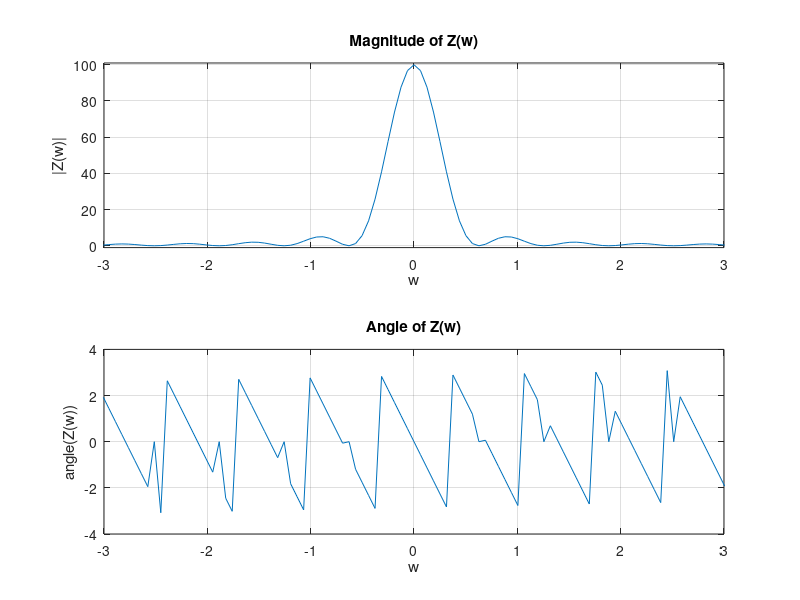

Reproduce this figure in MATLAB. (Note: this script raises an error after producing the figure.)
% Problem A.1

N = 100;
PulseWidth = 10;
t = 0:(N-1);
x = [ones(1, PulseWidth), zeros(1, N-PulseWidth)];
u = @(t) 1.0 .* (t >= 0);
z = @(t) t .* u(t) - 2 .* (t - 10) .* u(t - 10) + (t - 20) .* u(t - 20);

figure(1);
subplot(2, 1, 1);
stairs(t, x);
title("x(t) = u(t) - u(t-10)");
xlabel('t');
ylabel('x(t)');
grid on;
axis([-2, 25, -0.1, 1.1]);

subplot(2, 1, 2);
plot(t, z(t));
title("z(t) = x(t) * x(t)");
xlabel('t');
ylabel('z(t)');
grid on;
axis([-2, 25, -0.1, 10.1]);


% Problem A.2

N = 100;
PusleWidth = 10;
x = [ones(1, PusleWidth), zeros(1, N-PusleWidth)];
X = fft(x);
Z = (X.*X);

% Problem A.3 

N = 100;
PulseWidth = 10;
x = [ones(1, PulseWidth), zeros(1, N - PulseWidth)];
X = fft(x);
f = (-(N / 2):(N / 2) - 1) * (1 / N);
w = 2 * pi * f;
Z = X .* X;

figure(1);
subplot(2, 1, 1);
plot(w, fftshift(abs(Z)));
title("Magnitude of Z(w)");
xlabel('w');
ylabel('|Z(w)|');
grid on;
axis([-3, 3, -1, 101]);

subplot(2, 1, 2);
plot(w, fftshift(angle(Z)));
title("Angle of Z(w)");
xlabel('w');
ylabel('angle(Z(w))');
grid on;
axis([-3, 3, -4, 4]);


% Problem A.4
N = 100;
PulseWidth = 10;
t = 0:1:(N-1);
x = [ones(1, PulseWidth), zeros(1, N - PulseWidth)];
t_conv = 0:(2 * N - 2);
X = fft(x);
Z = X .* X;

z_tdFunc = conv(x, x);
z_tdFunc = z_tdFunc(1:2*N-1); % Ensure correct length
z_fdFunc = ifft(Z, 'symmetric');

figure(1);
subplot(2, 1, 1);
plot(t_conv, z_tdFunc);
title("z(t) computed using time-domain MATLAB operations");
xlabel('t');
ylabel('z(t)');
grid on;
axis([-5, 20, -0.1, 10.1]);

subplot(2, 1, 2);
plot(t, z_fdFunc(1:N));
title("z(t) computed using frequency-domain MATLAB operations");
xlabel('t');
ylabel('z(t)');
grid on;
axis([-5, 20, -0.1, 10.1]);

% Problem A.5
PulseWidth = 10;
x_width10 = [ones(1, PulseWidth), zeros(1, N - PulseWidth)];
X_width10 = fft(x_width10);

figure(1);
subplot(2, 1, 1);
plot(w, fftshift(abs(X_width10)));
title("Magnitude of X_{width=10}(w)");
xlabel('w');
ylabel('|X_{width=10}(w)|');
grid on;
axis([-3, 3, -0.1, 10.1]);

subplot(2, 1, 2);
plot(w, fftshift(angle(X_width10)));
title("Angle of X_{width=10}(w)");
xlabel('w');
ylabel('angle(X_{width=5}(10))');
grid on;
axis([-3, 3, -3, 3]);


PulseWidth = 5;
x_width5 = [ones(1, PulseWidth), zeros(1, N - PulseWidth)];
X_width5 = fft(x_width5);

figure(2);
subplot(2, 1, 1);
plot(w, fftshift(abs(X_width5)));
title("Magnitude of X_{width=5}(w)");
xlabel('w');
ylabel('|X_{width=5}(w)|');
grid on;
axis([-3, 3, -0.1, 5.1]);

subplot(2, 1, 2);
plot(w, fftshift(angle(X_width5)));
title("Angle of X_{width=5}(w)");
xlabel('w');
ylabel('angle(X_{width=5}(w))');
grid on;
axis([-3, 3, -3, 3]);

PulseWidth = 25;
x_width25 = [ones(1, PulseWidth), zeros(1, N - PulseWidth)];
X_width25 = fft(x_width25);

figure(3);
subplot(2, 1, 1);
plot(w, fftshift(abs(X_width25)));
title("Magnitude of X_{width=25}(w)");
xlabel('w');
ylabel('|X_{width=25}(w)|');
grid on;
axis([-3, 3, -0.1, 25.1]);

subplot(2, 1, 2);
plot(w, fftshift(angle(X_width25)));
title("Angle of X_{width=25}(w)");
xlabel('w');
ylabel('angle(X_{width=25}(w))');
grid on;
axis([-3, 3, -3.5, 3.5]);


% Problem A.6

N = 100;
PulseWidth = 10;
t = 0:(N-1);
x = [ones(1, PulseWidth), zeros(1, N - PulseWidth)];
f = (-(N / 2):(N / 2) - 1) * (1 / N);
w = 2 * pi * f;

w_plus = @(t) x .* exp(1i * (pi / 3) * t);
W_plus = fft(w_plus(t));

w_minus = @(t) x .* exp(-1i * (pi / 3) * t);
W_minus = fft(w_minus(t));

w_c = @(t) x.*cos((pi/3).*t);
W_c = fft(w_c(t));

figure(1);
subplot(2, 1, 1);
plot(w, fftshift(abs(W_plus)));
title("Magnitude of W_+");
xlabel('w');
ylabel('|W_+|');
grid on;
axis([-3, 3, -0.1, 10.1]);

subplot(2, 1, 2);
plot(w, fftshift(angle(W_plus)));
title("Angle of W_+");
xlabel('w');
ylabel('angle(W_+)');
grid on;
axis([-3, 3, -3, 3]);

figure(2);
subplot(2, 1, 1);
plot(w, fftshift(abs(W_minus)));
title("Magnitude of W_-");
xlabel('w');
ylabel('|W_-|');
grid on;
axis([-3, 3, -0.1, 10.1]);

subplot(2, 1, 2);
plot(w, fftshift(angle(W_minus)));
title("Angle of W_-");
xlabel('w');
ylabel('angle(W_-)');
grid on;
axis([-3, 3, -3, 3]);

figure(3);
subplot(2, 1, 1);
plot(w, fftshift(abs(W_c)));
title("Magnitude of W_c");
xlabel('w');
ylabel('|W_-|');
grid on;
axis([-3, 3, -0.1, 10.1]);

subplot(2, 1, 2);
plot(w, fftshift(angle(W_c)));
title("Angle of W_c");
xlabel('w');
ylabel('angle(W_c)');
grid on;
axis([-3, 3, -3, 3]);